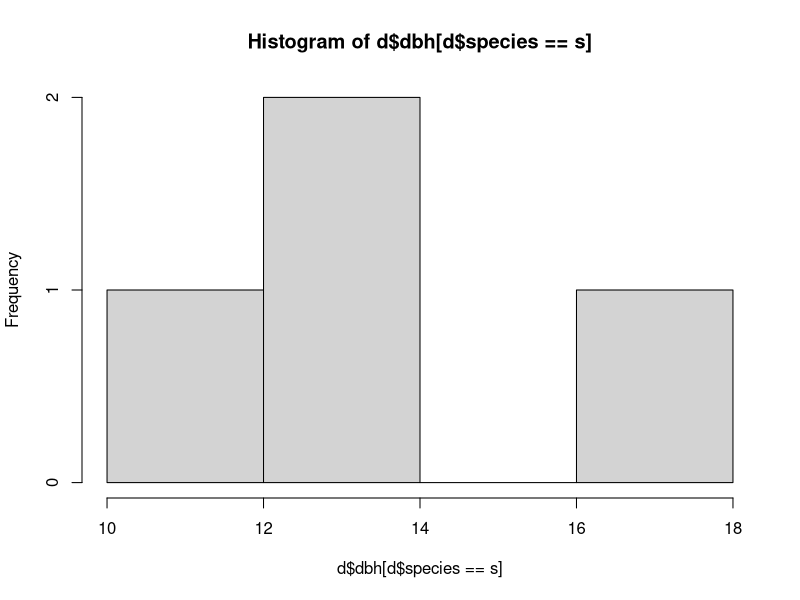
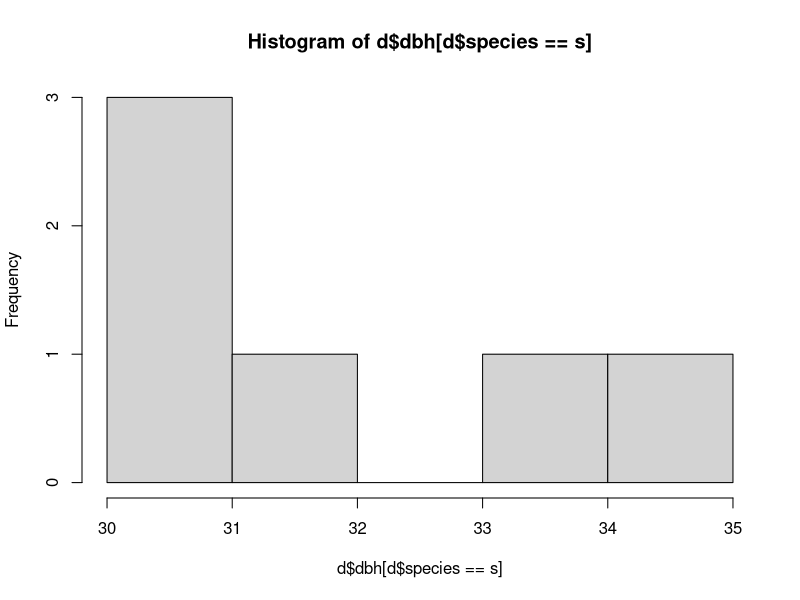
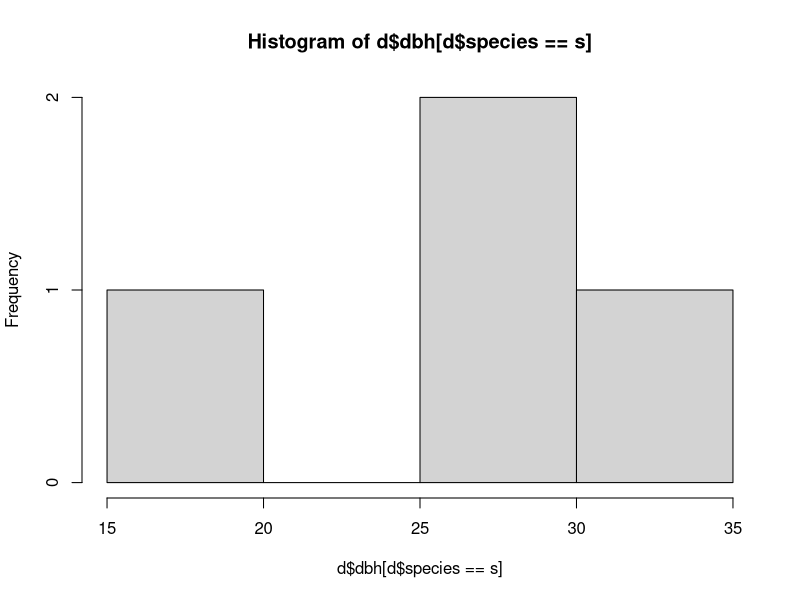
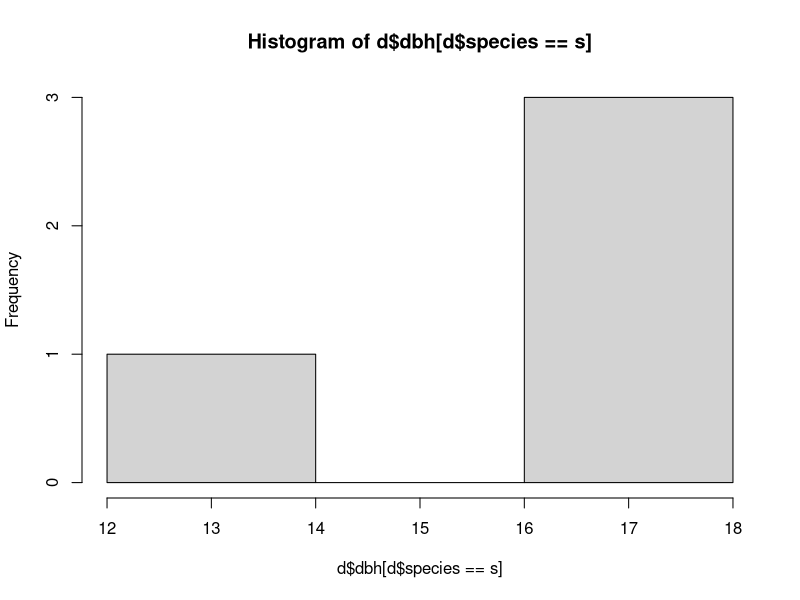

Source code (R) for these figures, in order:
# Achieve task 3 with a loop

# set working directory 
# you will need to modify it to point to your data
setwd("/Users/dill/teaching/env_geog/2021-22/env_geog_code/week1/data")

# read in the data
d <- read.csv("onePlot.csv")

# print out the species so we know what to print
speciesList <- unique(d$species)

# make a histogram of each in turn
for( s in speciesList)
{
  hist(d$dbh[d$species==s])
}

# can tidy it up to display them all on one page

